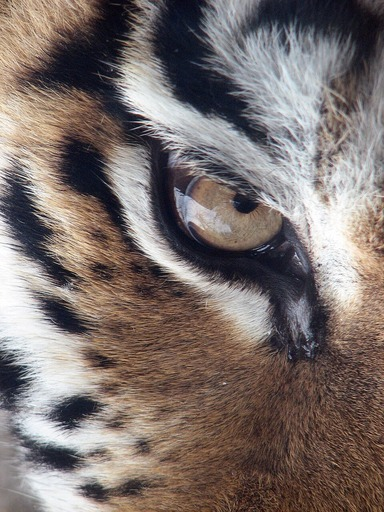
#> input picture data/raw_images/01.jpg, 384 x 512 px, found by its file name; its folder holds only this picture in this run
$ python generate_dataset.py
#> lines starting #> are read from the running program, lines starting #| are printed output that depends on the picture
### src/transformations.py
"""
transformations.py
-------------------
Implements the ten categories of content-preserving image transformations
used in Chapter 3 (Section 3.5, Table 3.1) to emulate common attacks against
perceptual hashing schemes. Each transformation accepts a PIL Image and a
single parameter value, and returns a transformed PIL Image.

The TRANSFORMATIONS dict at the bottom maps each transformation's name to
(function, [list of parameter values]), exactly matching Table 3.1 in the
thesis, and is consumed by generate_dataset.py.
"""

import numpy as np
from PIL import Image, ImageEnhance, ImageFilter
from skimage.util import random_noise
from scipy.ndimage import median_filter as scipy_median_filter, gaussian_filter


def to_uint8(arr: np.ndarray) -> np.ndarray:
    return np.clip(arr, 0, 255).astype(np.uint8)


# ---------------------------------------------------------------------------
# 1. Rotation
# ---------------------------------------------------------------------------
def rotate(img: Image.Image, angle: float) -> Image.Image:
    """Rotate the image by `angle` degrees, keeping the original canvas size."""
    return img.rotate(angle, resample=Image.BICUBIC, expand=False, fillcolor=(128, 128, 128))


# ---------------------------------------------------------------------------
# 2. Speckle noise
# ---------------------------------------------------------------------------
def speckle_noise(img: Image.Image, variance: float) -> Image.Image:
    """Add multiplicative speckle noise with the given variance."""
    arr = np.asarray(img).astype(np.float64) / 255.0
    noisy = random_noise(arr, mode="speckle", var=variance, clip=True)
    return Image.fromarray(to_uint8(noisy * 255.0))


# ---------------------------------------------------------------------------
# 3. Gaussian filter (by variance) and 4. Gaussian filter (by filter size)
# ---------------------------------------------------------------------------
def gaussian_filter_by_variance(img: Image.Image, variance: float) -> Image.Image:
    """Blur the image with a Gaussian filter whose sigma is derived from `variance`."""
    sigma = float(np.sqrt(variance) * 10)  # scale so the ten variance settings give a visible range
    arr = np.asarray(img).astype(np.float64)
    blurred = np.stack(
        [gaussian_filter(arr[..., c], sigma=sigma) for c in range(arr.shape[-1])], axis=-1
    )
    return Image.fromarray(to_uint8(blurred))


def gaussian_filter_by_size(img: Image.Image, filter_size: int) -> Image.Image:
    """Blur the image using PIL's Gaussian blur with a radius derived from
    the requested (odd) filter size."""
    radius = max(filter_size / 3.0, 0.1)
    return img.filter(ImageFilter.GaussianBlur(radius=radius))


# ---------------------------------------------------------------------------
# 5. Median filter and 6. Circular median filter
# ---------------------------------------------------------------------------
def median_filter(img: Image.Image, filter_size: int) -> Image.Image:
    """Apply a square median filter of the given (odd) window size."""
    size = int(filter_size) if int(filter_size) % 2 == 1 else int(filter_size) + 1
    arr = np.asarray(img)
    filtered = np.stack(
        [scipy_median_filter(arr[..., c], size=size) for c in range(arr.shape[-1])], axis=-1
    )
    return Image.fromarray(to_uint8(filtered))


def circular_median_filter(img: Image.Image, ball_radius: float) -> Image.Image:
    """Apply a median filter using a circular (disk-shaped) footprint of the
    given radius, approximating the 'ball radius' parameter in Table 3.1."""
    r = max(int(round(ball_radius)), 1)
    y, x = np.ogrid[-r:r + 1, -r:r + 1]
    footprint = (x ** 2 + y ** 2) <= r ** 2
    arr = np.asarray(img)
    filtered = np.stack(
        [scipy_median_filter(arr[..., c], footprint=footprint) for c in range(arr.shape[-1])],
        axis=-1,
    )
    return Image.fromarray(to_uint8(filtered))


# ---------------------------------------------------------------------------
# 7. Gamma correction
# ---------------------------------------------------------------------------
def gamma_correction(img: Image.Image, gamma: float) -> Image.Image:
    """Apply a power-law gamma transform: out = 255 * (in / 255) ** gamma."""
    arr = np.asarray(img).astype(np.float64) / 255.0
    corrected = np.power(arr, gamma) * 255.0
    return Image.fromarray(to_uint8(corrected))


# ---------------------------------------------------------------------------
# 8. Brightness, 9. Colour, 10. Sharpness
# ---------------------------------------------------------------------------
def brightness(img: Image.Image, factor: float) -> Image.Image:
    return ImageEnhance.Brightness(img).enhance(factor)


def color(img: Image.Image, factor: float) -> Image.Image:
    return ImageEnhance.Color(img).enhance(factor)


def sharpness(img: Image.Image, factor: float) -> Image.Image:
    return ImageEnhance.Sharpness(img).enhance(factor)


# ---------------------------------------------------------------------------
# Table 3.1: transformation name -> (function, parameter values)
# ---------------------------------------------------------------------------
TRANSFORMATIONS = {
    "rotation": (rotate, [1, 2, 3, 4, 6, 8, 10, 12, 13, 15]),
    "speckle_noise": (speckle_noise, [0.01, 0.02, 0.03, 0.04, 0.05, 0.1, 0.15, 0.2, 0.25, 0.3]),
    "gaussian_filter_variance": (
        gaussian_filter_by_variance,
        [0.01, 0.02, 0.03, 0.04, 0.05, 0.1, 0.15, 0.2, 0.25, 0.3],
    ),
    "gaussian_filter_size": (gaussian_filter_by_size, [1, 3, 5, 7, 9, 11, 13, 15, 17, 19]),
    "median_filter": (median_filter, [1, 3, 5, 7, 9, 11, 13, 15, 17, 19]),
    "circular_median_filter": (
        circular_median_filter,
        [1, 1.5, 2, 2.2, 2.5, 2.6, 2.7, 3, 3.5],
    ),
    "gamma": (gamma_correction, [0.55, 0.65, 0.75, 0.85, 0.95, 1.05, 1.15, 1.25, 1.35, 1.45]),
    "brightness": (brightness, [0.7, 0.8, 1, 1.2, 1.5, 2, 2.2, 2.5]),
    "color": (color, [0.2, 0.5, 1, 1.2, 1.3, 1.5, 2, 2.3, 2.5, 3]),
    "sharpness": (sharpness, [0.1, 0.5, 1, 2, 3, 5, 7, 8, 10]),
}

### src/generate_dataset.py
"""
generate_dataset.py
--------------------
Implements Sections 3.4-3.6 of the thesis:

  1. Reads the original images from `data/raw_images/`.
  2. Applies each of the ten transformations in `transformations.TRANSFORMATIONS`
     at each of its ten parameter settings, saving the results to
     `data/transformed/`.
  3. Builds the ground-truth pair list described in Section 3.6:
        G = (original_image, transformed_image, label)
     where label = 1 for a "similar" pair (an image and its own transformed
     variant) and label = 0 for a "dissimilar" pair (two different source
     images). Hamming distances are filled in later by evaluate.py, once
     hashes have been computed by compute_hashes.py.

Usage
-----
    python src/generate_dataset.py \
        --raw_dir data/raw_images \
        --out_dir data/transformed \
        --pairs_csv results/ground_truth_pairs.csv
"""

import argparse
import itertools
import os

import pandas as pd
from PIL import Image
from tqdm import tqdm

from transformations import TRANSFORMATIONS

VALID_EXTENSIONS = (".jpg", ".jpeg", ".png", ".bmp")


def list_images(folder: str):
    return sorted(
        [f for f in os.listdir(folder) if f.lower().endswith(VALID_EXTENSIONS)]
    )


def generate_transformed_images(raw_dir: str, out_dir: str) -> pd.DataFrame:
    """Apply every transformation/parameter combination to every raw image.
    Returns a DataFrame recording (original_image, transformed_image,
    transformation, parameter)."""
#> called with raw_dir = 'data/raw_images', out_dir = 'data/transformed'
    os.makedirs(out_dir, exist_ok=True)
    records = []

    image_files = list_images(raw_dir)
    if not image_files:
        raise FileNotFoundError(
            f"No images found in '{raw_dir}'. Place your 50 source images there first."
        )

    for filename in tqdm(image_files, desc="Images"):
        stem, ext = os.path.splitext(filename)
        img_path = os.path.join(raw_dir, filename)
        img = Image.open(img_path).convert("RGB")
#> img is the input picture: PIL image 384x512 RGB; mean R, G, B 123.1, 112, 108.8

        for transform_name, (func, param_values) in TRANSFORMATIONS.items():
            for param in param_values:
                out_name = f"{stem}__{transform_name}__{param}{ext}"
                out_path = os.path.join(out_dir, out_name)
                if not os.path.exists(out_path):
                    transformed = func(img, param)
                    transformed.save(out_path)
                records.append(
                    {
                        "original_image": filename,
                        "transformed_image": out_name,
                        "transformation": transform_name,
                        "parameter": param,
                    }
                )
#> this loop made 10 passes
#> pass 1, in generate_transformed_images, `transformed.save(out_path)`:
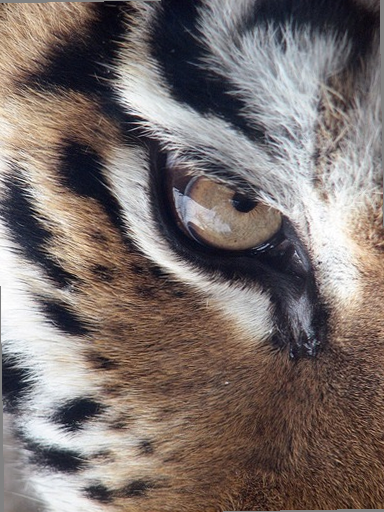
#> saved as 01__rotation__1.jpg: PIL image 384x512 RGB; mean R, G, B 122.6, 111.6, 108.4
#> pass 1, in generate_transformed_images, `transformed.save(out_path)`:
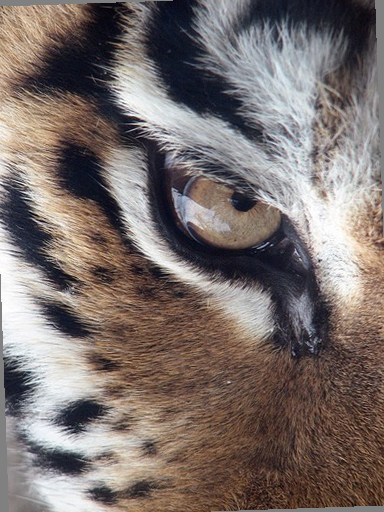
#> saved as 01__rotation__2.jpg: PIL image 384x512 RGB; mean R, G, B 122.5, 111.7, 108.6
#> pass 1, in generate_transformed_images, `transformed.save(out_path)`:
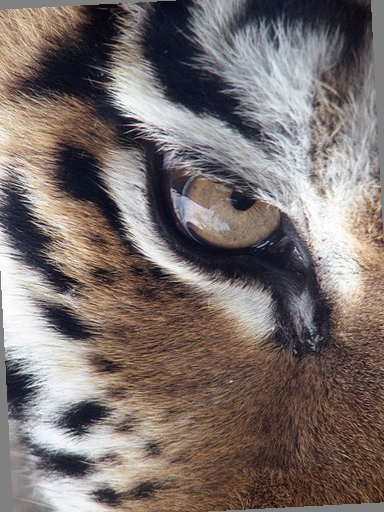
#> saved as 01__rotation__3.jpg: PIL image 384x512 RGB; mean R, G, B 122.4, 111.8, 108.8
#> pass 1, in generate_transformed_images, `transformed.save(out_path)`:
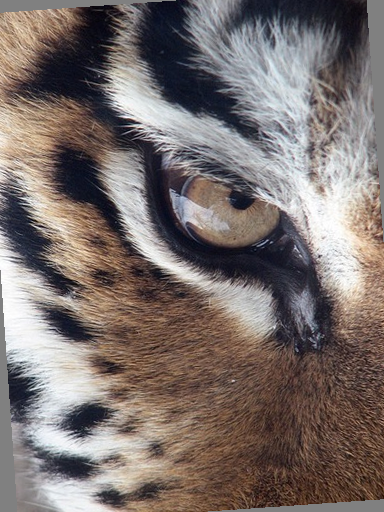
#> saved as 01__rotation__4.jpg: PIL image 384x512 RGB; mean R, G, B 122.4, 111.9, 109
#> after the loop:
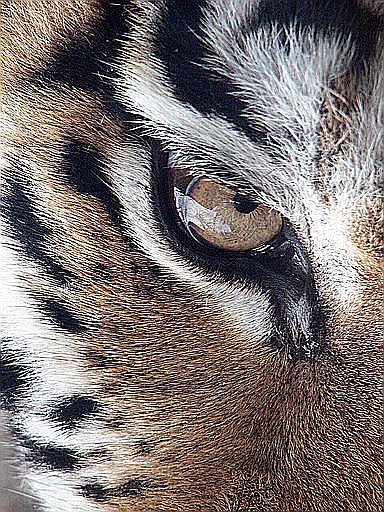
#> transformed: PIL image 384x512 RGB; mean R, G, B 123, 115, 113
#> after the loop, records = 96 items

    return pd.DataFrame(records)


def build_ground_truth_pairs(transform_df: pd.DataFrame, raw_dir: str) -> pd.DataFrame:
    """
    Build the full set of similar and dissimilar pairs described in
    Section 3.6 / Table 3.2:

      - Similar pairs: (original_image, its own transformed_image), label = 1.
      - Dissimilar pairs: (original_image, a transformed_image derived from a
        DIFFERENT source image), label = 0.

    This reproduces the 1 : 49 similar-to-dissimilar ratio used in the
    thesis for a 50-image dataset (each original is compared against its own
    100 transformed variants, and against the ~4,900 transformed variants of
    the other 49 images filtered down as needed for tractable evaluation).
    """
    originals = sorted(transform_df["original_image"].unique())
    rows = []

    for orig in originals:
        own_variants = transform_df.loc[transform_df["original_image"] == orig, "transformed_image"]
        for variant in own_variants:
            rows.append({"image_a": orig, "image_b": variant, "label": 1})

        other_variants = transform_df.loc[transform_df["original_image"] != orig, "transformed_image"]
        for variant in other_variants:
            rows.append({"image_a": orig, "image_b": variant, "label": 0})

    return pd.DataFrame(rows)


def main():
    parser = argparse.ArgumentParser(description="Generate transformed images and ground-truth pairs.")
    parser.add_argument("--raw_dir", default="data/raw_images")
    parser.add_argument("--out_dir", default="data/transformed")
    parser.add_argument("--transform_csv", default="results/transform_log.csv")
    parser.add_argument("--pairs_csv", default="results/ground_truth_pairs.csv")
    args = parser.parse_args()

    os.makedirs(os.path.dirname(args.transform_csv), exist_ok=True)

    transform_df = generate_transformed_images(args.raw_dir, args.out_dir)
#> transform_df = table of 96 rows and 4 columns
    transform_df.to_csv(args.transform_csv, index=False)
    print(f"Saved transformation log ({len(transform_df)} rows) to {args.transform_csv}")
#| Saved transformation log (96 rows) to results/transform_log.csv

    pairs_df = build_ground_truth_pairs(transform_df, args.raw_dir)
#> pairs_df = table of 96 rows and 3 columns
    pairs_df.to_csv(args.pairs_csv, index=False)
    print(f"Saved ground-truth pairs ({len(pairs_df)} rows) to {args.pairs_csv}")
#| Saved ground-truth pairs (96 rows) to results/ground_truth_pairs.csv


if __name__ == "__main__":
    main()

$ run again, on data/raw_images/05.jpg
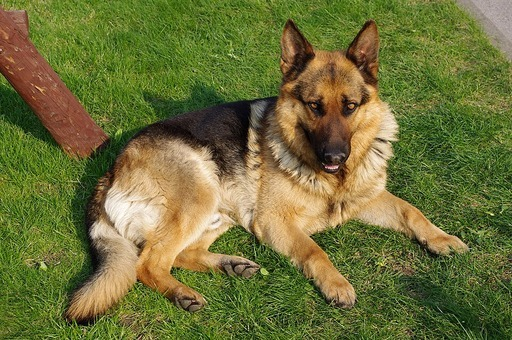
#> input picture data/raw_images/05.jpg, 512 x 340 px, found by its file name
#> in generate_transformed_images, img is the input picture: PIL image 512x340 RGB; mean R, G, B 110.1, 112.1, 57.3
#> the loop in generate_transformed_images, `for transform_name, (func, param_values) in TRANSFORMATIONS.items():` made 10 passes
#> pass 1, in generate_transformed_images, `transformed.save(out_path)`:
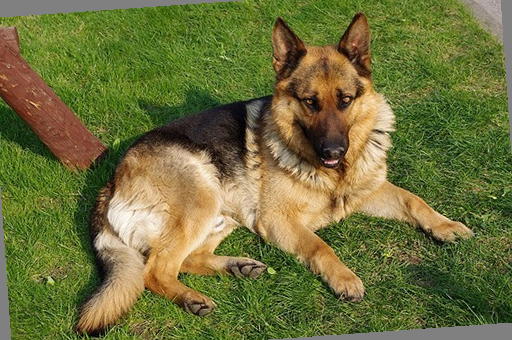
#> saved as 05__rotation__4.jpg: PIL image 512x340 RGB; mean R, G, B 110.6, 112.2, 59.5
#> after the loop in generate_transformed_images, `for transform_name, (func, param_values) in TRANSFORMATIONS.items():`:
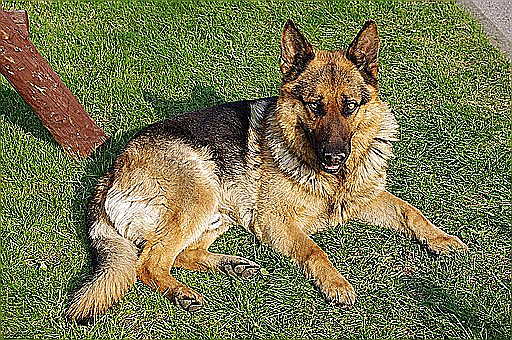
#> transformed: PIL image 512x340 RGB; mean R, G, B 119.1, 118, 81
#> after the loop in generate_transformed_images, `for transform_name, (func, param_values) in TRANSFORMATIONS.items():`: records = 96 items
#> transform_df = table of 96 rows and 4 columns
#| Saved transformation log (96 rows) to results/transform_log.csv
#> pairs_df = table of 96 rows and 3 columns
#| Saved ground-truth pairs (96 rows) to results/ground_truth_pairs.csv

$ run again, on data/raw_images/06.jpg
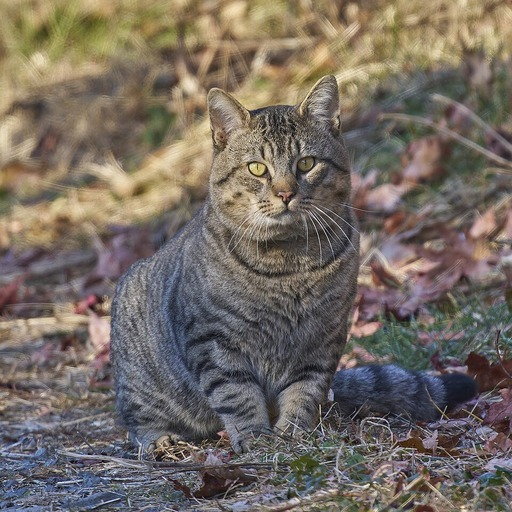
#> input picture data/raw_images/06.jpg, 512 x 512 px, found by its file name
#> in generate_transformed_images, img is the input picture: PIL image 512x512 RGB; mean R, G, B 116.8, 107.6, 98.8
#> the loop in generate_transformed_images, `for transform_name, (func, param_values) in TRANSFORMATIONS.items():` made 10 passes
#> pass 1, in generate_transformed_images, `transformed.save(out_path)`:
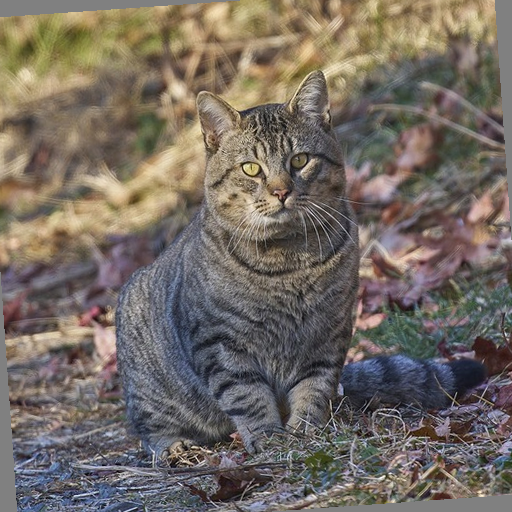
#> saved as 06__rotation__4.jpg: PIL image 512x512 RGB; mean R, G, B 116.3, 107.5, 99.1
#> after the loop in generate_transformed_images, `for transform_name, (func, param_values) in TRANSFORMATIONS.items():`:
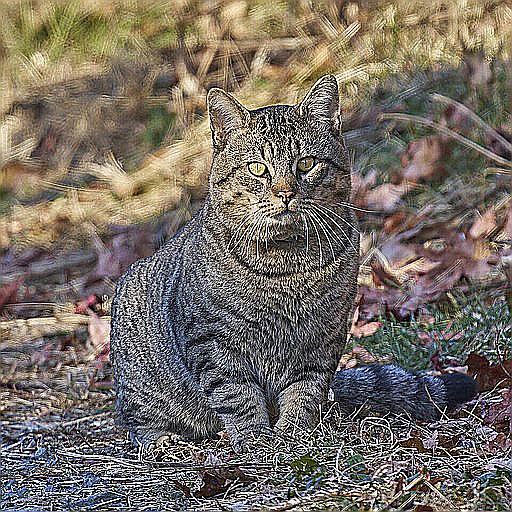
#> transformed: PIL image 512x512 RGB; mean R, G, B 118.7, 110.1, 101.1
#> after the loop in generate_transformed_images, `for transform_name, (func, param_values) in TRANSFORMATIONS.items():`: records = 96 items
#> transform_df = table of 96 rows and 4 columns
#| Saved transformation log (96 rows) to results/transform_log.csv
#> pairs_df = table of 96 rows and 3 columns
#| Saved ground-truth pairs (96 rows) to results/ground_truth_pairs.csv

$ run again, on data/raw_images/07.jpg
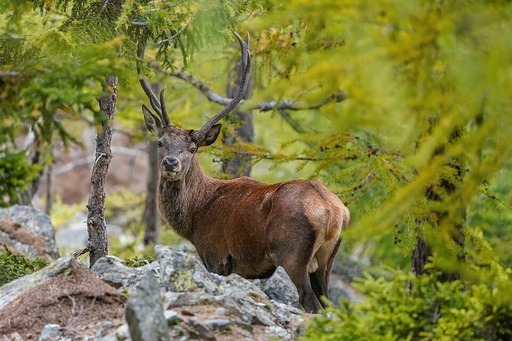
#> input picture data/raw_images/07.jpg, 512 x 341 px, found by its file name
#> in generate_transformed_images, img is the input picture: PIL image 512x341 RGB; mean R, G, B 125.4, 124.8, 65.7
#> the loop in generate_transformed_images, `for transform_name, (func, param_values) in TRANSFORMATIONS.items():` made 10 passes
#> pass 1, in generate_transformed_images, `transformed.save(out_path)`:
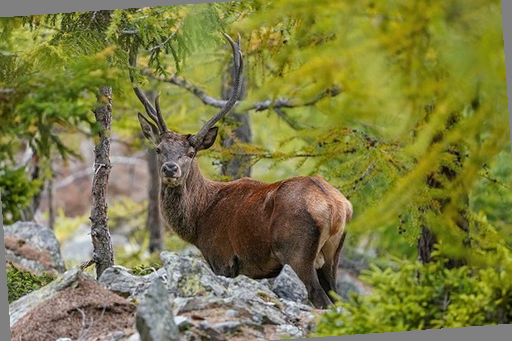
#> saved as 07__rotation__4.jpg: PIL image 512x341 RGB; mean R, G, B 125.1, 124.4, 67.5
#> after the loop in generate_transformed_images, `for transform_name, (func, param_values) in TRANSFORMATIONS.items():`:
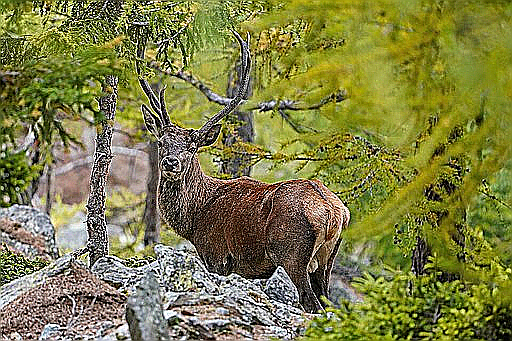
#> transformed: PIL image 512x341 RGB; mean R, G, B 126.4, 126.3, 71.2
#> after the loop in generate_transformed_images, `for transform_name, (func, param_values) in TRANSFORMATIONS.items():`: records = 96 items
#> transform_df = table of 96 rows and 4 columns
#| Saved transformation log (96 rows) to results/transform_log.csv
#> pairs_df = table of 96 rows and 3 columns
#| Saved ground-truth pairs (96 rows) to results/ground_truth_pairs.csv
